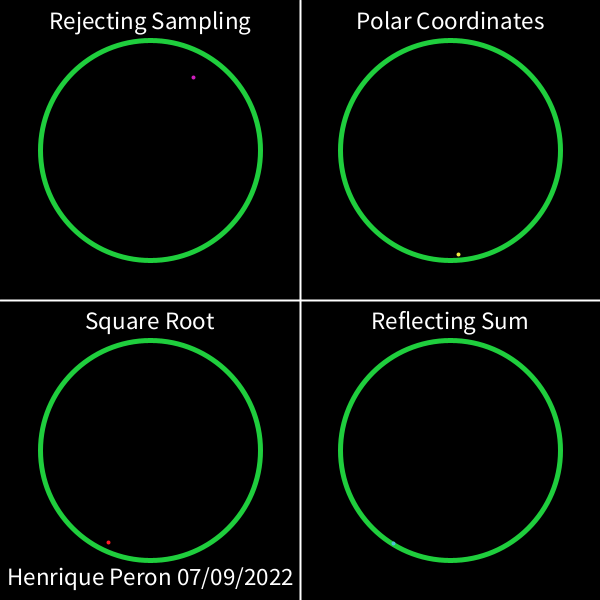
Frame 1 (no input)
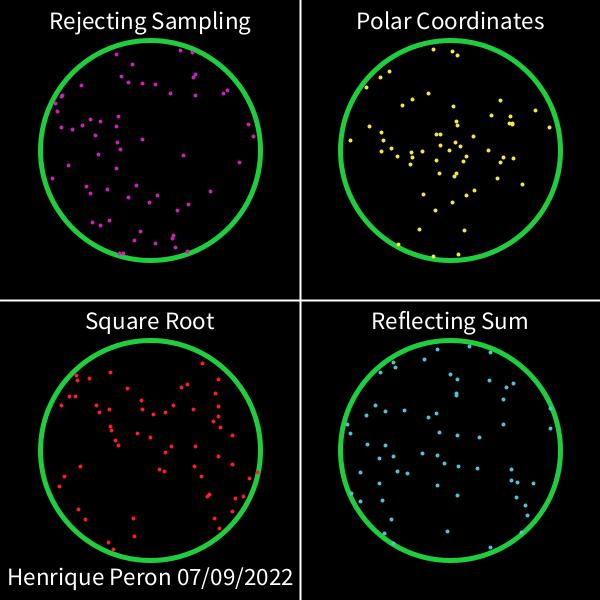
Frame 60 (the mouse pressed at the canvas centre just before this capture)
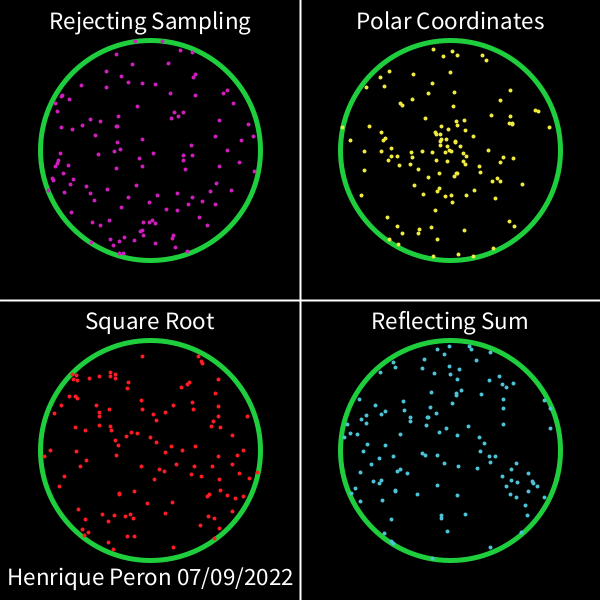
Frame 120 (the mouse held since frame 60 and released just before this capture)

The Processing sketch that drew these frames (run headless with seeded random() and noise(); from frame 60 on, the mouse is pressed at the canvas centre):

// Processing sketch: RandomCircles
// ── RandomCircles.pde
final color CIRCLE = #1FCE3D;
final color POINT1 = #CE1FBD;
final color POINT2 = #F0EA41;
final color POINT3 = #FF1C24;
final color POINT4 = #4EC2D6;

final int canvaWidth = 300;
final int raio = 110;
final int points = 800;

final int pointSize = 4;

void settings() {
  size(2*canvaWidth, 2*canvaWidth);
}

void setup() {
  reset();
  frameRate(100);
}

void draw() {
  if (frameCount % points == 0) reset();
  choosePointRejectingSampling();
  choosePointPolar();
  choosePointSquareRoot();
  choosePointReflectingSum();
}


void reset() {
  background(0);

  pushStyle();
  fill(0);
  strokeWeight(5);
  stroke(CIRCLE);
  ellipseMode(RADIUS);
  ellipse(canvaWidth/2, canvaWidth/2, raio, raio);
  ellipse(3*canvaWidth/2, canvaWidth/2, raio, raio);
  ellipse(canvaWidth/2, 3*canvaWidth/2, raio, raio);
  ellipse(3*canvaWidth/2, 3*canvaWidth/2, raio, raio);
  popStyle();

  pushStyle();
  stroke(255);
  strokeWeight(2);
  line(0, canvaWidth, width, canvaWidth);
  line(canvaWidth, 0, canvaWidth, height);
  popStyle();

  pushStyle();
  pushMatrix();
  translate(0, 20);
  fill(255);
  textAlign(CENTER, CENTER);
  textSize(25);
  text("Rejecting Sampling", canvaWidth/2, 0);
  text("Polar Coordinates", 3*canvaWidth/2, 0);
  text("Square Root", canvaWidth/2, canvaWidth);
  text("Reflecting Sum", 3*canvaWidth/2, canvaWidth);
  popMatrix();
  popStyle();


  text("Henrique Peron 07/09/2022", 7, height-15);
}

// ── PointChoosers.pde
 //<>//
void  choosePointRejectingSampling() {

  float x = 0, y = 0;

  while (sq(x - canvaWidth/2) + sq(y - canvaWidth/2) > sq(raio)) {
    x = random(canvaWidth);
    y = random(canvaWidth);
  }

  pushStyle();
  stroke(POINT1);
  strokeWeight(pointSize);
  point(x, y);
  popStyle();
}

void  choosePointPolar() {
  float r = random(raio);
  float t = random(TWO_PI);

  float x = r*cos(t) + 3*canvaWidth/2;
  float y = r*sin(t) + canvaWidth/2;

  pushStyle();
  stroke(POINT2);
  strokeWeight(pointSize);
  point(x, y);
  popStyle();
}


void  choosePointSquareRoot() {
  float r = raio*sqrt(random(1));
  float t = random(TWO_PI);

  float x = r*cos(t) + canvaWidth/2;
  float y = r*sin(t) + 3*canvaWidth/2;

  pushStyle();
  stroke(POINT3);
  strokeWeight(pointSize);
  point(x, y);
  popStyle();
}


void  choosePointReflectingSum() {
  float r = random(1) + random(1);
  if (r >= 1) r = 2 - r;
  
  r *= raio;
  float t = random(TWO_PI);

  float x = r*cos(t) + 3*canvaWidth/2;
  float y = r*sin(t) + 3*canvaWidth/2;

  pushStyle();
  stroke(POINT4);
  strokeWeight(pointSize);
  point(x, y);
  popStyle();
}
